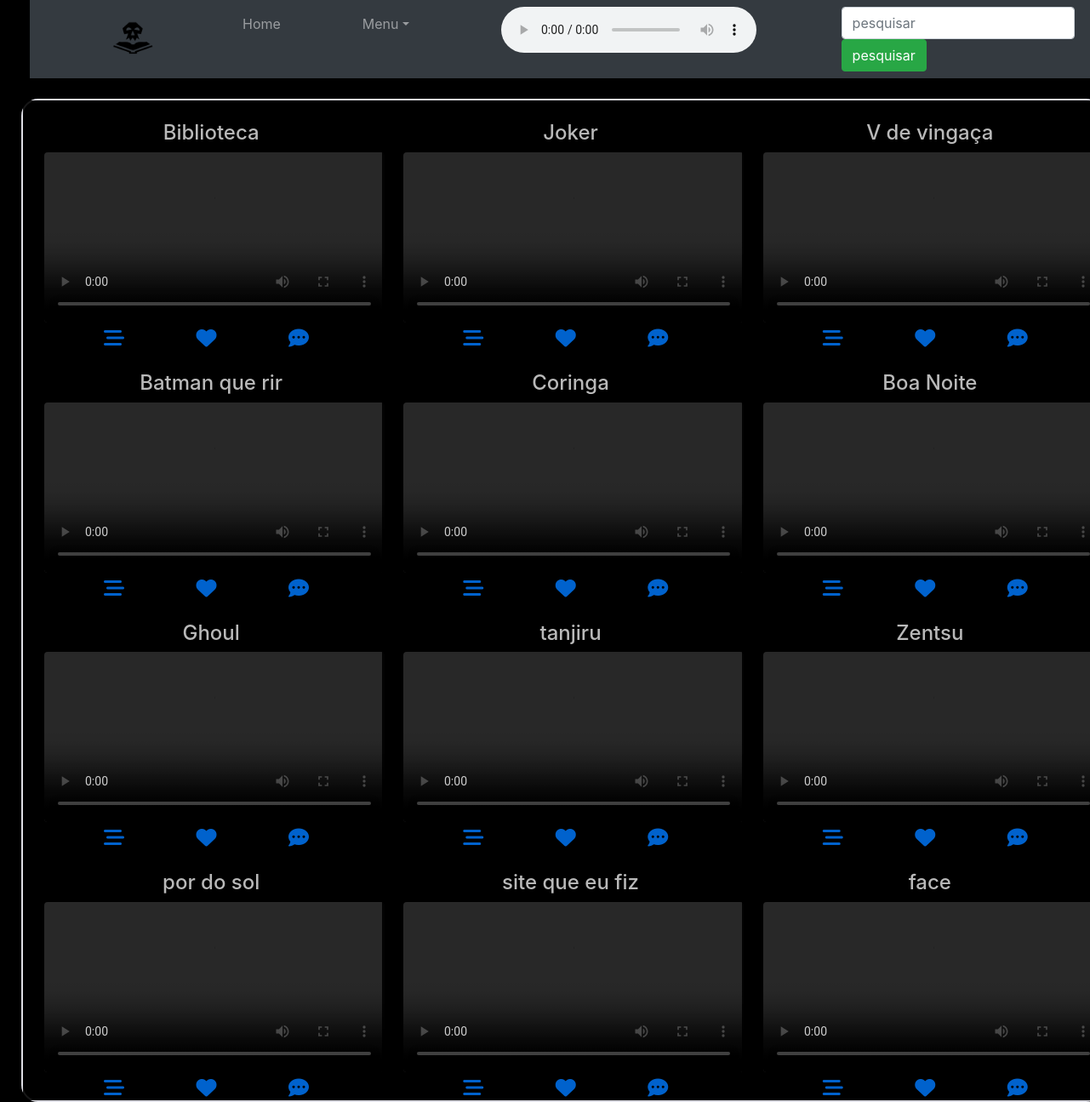
The page / on the database its author committed.
### heart/models.py (models this page shows)
class Videos(models.Model):
    Titulo = models.CharField(max_length=100)
    Categoria = models.CharField(max_length=100)
    Video = models.FileField(upload_to='videos')
    user = models.ForeignKey(User,on_delete=models.CASCADE)
    def __str__(self):
        return self.Titulo

### heart/views.py (the view)
# urls.py: path('',views.Index,name='index'),
def Index(request):
    vid = Videos.objects.all()
    busca = request.GET.get('seacher')
    if busca:
        vid = Videos.objects.filter(Categoria=busca )
    if request.POST:
        coment = Creat_Coment(request.POST)
        if coment.is_valid():
            coment.save()
            return redirect('/')
    else:
        comentario= Creat_Coment()
    context = {'vid':vid,'comentario':comentario}
    return render(request,'index.html',context)

### heart/forms.py
class Creat_Coment(forms.ModelForm):
    class Meta:
        model = Coment
        fields = ['user','video','Comentario']
        widgets = {
            'user': forms.Select(attrs={'class':'form-control'}),
            'video': forms.Select(attrs={'class':'form-control'}),
            'Comentario':forms.TextInput(attrs={'class':'form-control'}),
        }

### Templates/index.html (shortened to what this page needs)
{% extends 'page-model.html'%}
{% block content %}
<br>
<div class="row" style="margin-left:25px;
        border:2px solid #F8F8FF;border-radius:20px;">
    {% for v in vid %}
            <div class="col-sm-4" style="">
                <br>
                <div class="container" style="margin-left:10px"><h4>{{v.Titulo}}</h4></div>
                <video width="400" class="rounded" style="margin-left:10px;" controls>
                    <source  src="{{v.Video.url}}">
                </video>
                <a href="/heart/detalhe/{{v.id}}"><i style='font-size:24px' class='fas'>&#xf550;</i></a>
                <a href="heart/curtir" onclick=""><i style='font-size:24px' class='fas'>&#xf004;</i></a>
                <a href="" data-toggle="modal" data-target="#comentar"><i style="font-size:24px" class="fas">&#xf4ad </i></a>
                <br>
            </div>
        {%endfor%}
    </div>
{% endblock %}

### Templates/index.html (style rules this page uses)
div { background-color:black; opacity: 0.9; }
h4,h5 { color:white; text-align: center; }
a { margin-left:80px;; }

### rows shown on the page
Videos: Titulo "Biblioteca"
Videos: Titulo "Joker"
Videos: Titulo "V de vingaça"
Videos: Titulo "Batman que rir"
Videos: Titulo "Coringa"
Videos: Titulo "Boa Noite"
Videos: Titulo "Ghoul"
Videos: Titulo "tanjiru"
Videos: Titulo "Zentsu"
Videos: Titulo "por do sol"
Videos: Titulo "site que eu fiz"
Videos: Titulo "face"
